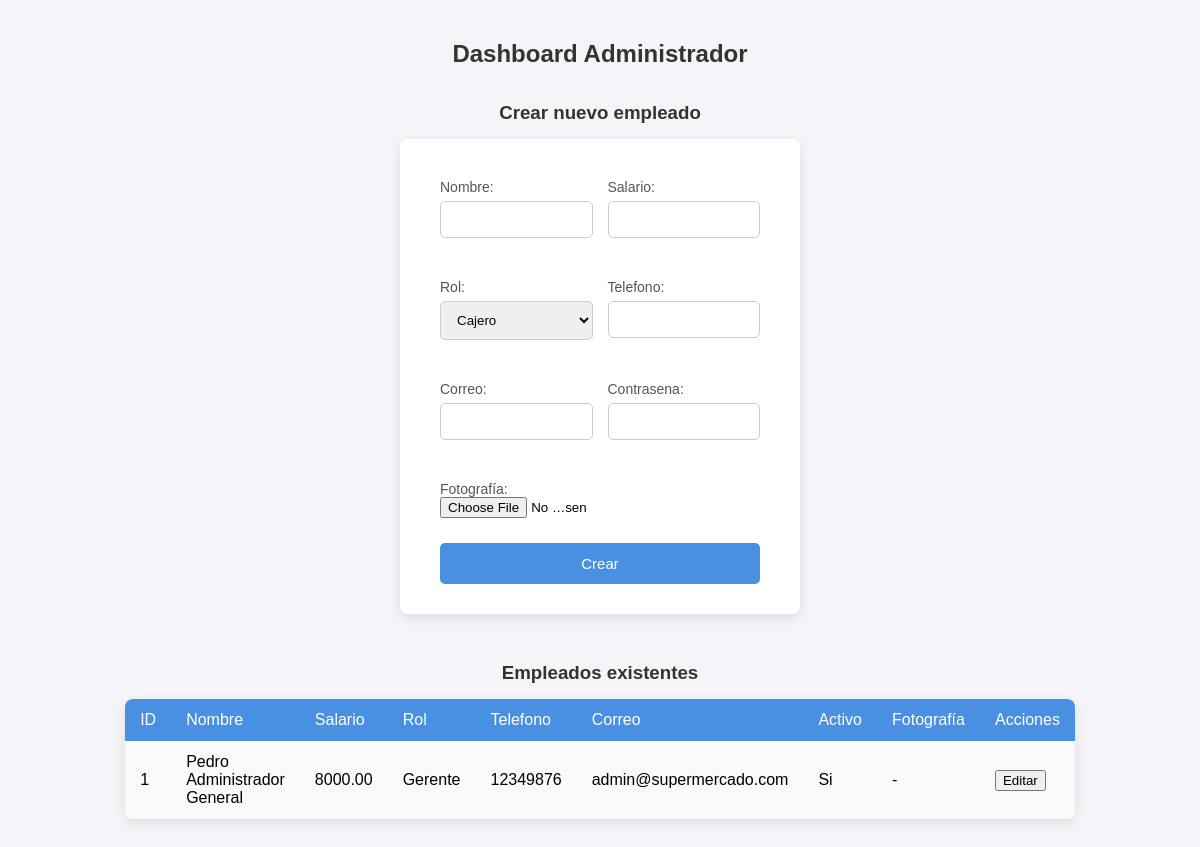
Page /gerencia/admin_dashboard.php (signed in) on the earlier database version.
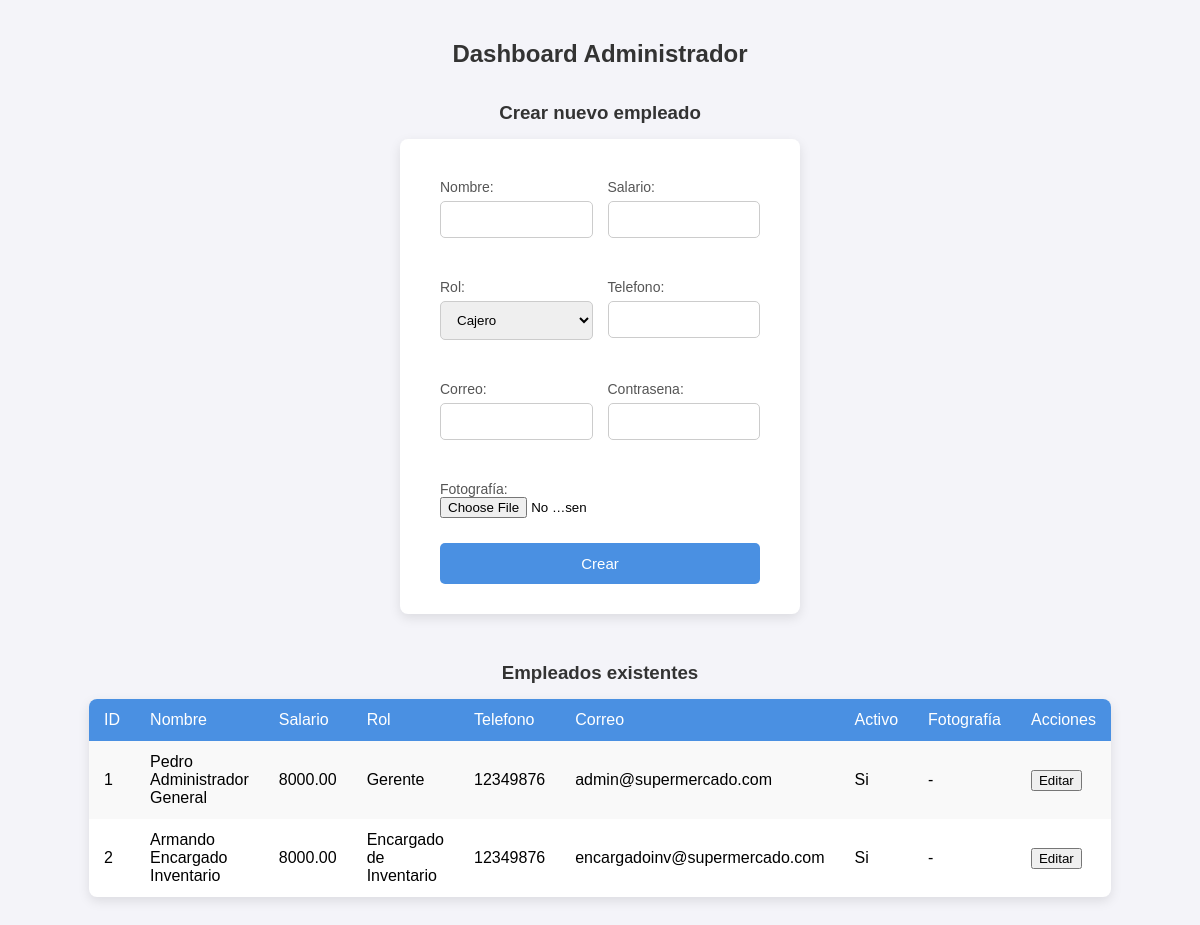
Same page on the later database version.
### tables this page shows
CREATE TABLE empleado (
    id_empleado INT AUTO_INCREMENT PRIMARY KEY,
    nombre VARCHAR(100) NOT NULL,
    salario DECIMAL(10,2) NOT NULL,
    id_rol INT NOT NULL,
    telefono BIGINT,
    correo VARCHAR(100) UNIQUE,
    contrasena VARCHAR(255) NOT NULL,
    estado_activo BOOLEAN DEFAULT TRUE,  
    fotografia VARCHAR(255),         
    FOREIGN KEY (id_rol) REFERENCES rol(id_rol)
);

CREATE TABLE rol (
    id_rol INT AUTO_INCREMENT PRIMARY KEY,
    nombre_rol VARCHAR(50) NOT NULL
);

### gerencia/admin_dashboard.php (the view, shortened to what this page needs)
<?php
$conexion = new mysqli("localhost", "root", "", "Supermercado");
$result = $conexion->query("SELECT e.id_empleado, e.nombre, e.salario, r.nombre_rol, e.telefono, e.correo, e.estado_activo, e.fotografia
                            FROM empleado e
                            JOIN rol r ON e.id_rol = r.id_rol");
?>
<!DOCTYPE html>
<html lang="es">
<head>
    <link rel="stylesheet" href="../estilos.css">
</head>
<body>
    <div class="contenedor">
        <h2>Dashboard Administrador</h2>
        <h3>Crear nuevo empleado</h3>
        <form method="post" action="" enctype="multipart/form-data" class="form-crear-empleado">
            <div class="campo">
                <label>Nombre:</label>
                <input type="text" name="nombre" required>
            </div>
            <div class="campo">
                <label>Salario:</label>
                <input type="number" step="0.01" name="salario" required>
            </div>
            <div class="campo">
                <label>Rol:</label>
                <select name="id_rol">
                    <?php
                    $roles = $conexion->query("SELECT id_rol, nombre_rol FROM rol");
                    while($r = $roles->fetch_assoc()){
                        echo "<option value='{$r['id_rol']}'>{$r['nombre_rol']}</option>";
                    }
                    ?>
                </select>
            </div>
            <div class="campo">
                <label>Telefono:</label>
                <input type="number" name="telefono">
            </div>
            <div class="campo">
                <label>Correo:</label>
                <input type="email" name="correo">
            </div>
            <div class="campo">
                <label>Contrasena:</label>
                <input type="text" name="contrasena" required>
            </div>
            <div class="campo">
                <label>Fotografía:</label>
                <input type="file" name="fotografia" accept="image/*">
            </div>
            <input type="submit" value="Crear">
        </form>
       <h3>Empleados existentes</h3>
<table>
    <tr>
        <th>ID</th>
        <th>Nombre</th>
        <th>Salario</th>
        <th>Rol</th>
        <th>Telefono</th>
        <th>Correo</th>
        <th>Activo</th>
        <th>Fotografía</th>
        <th>Acciones</th>
    </tr>
    <?php while($row = $result->fetch_assoc()): ?>
        <tr>
            <td><?= $row['id_empleado'] ?></td>
            <td><?= $row['nombre'] ?></td>
            <td><?= $row['salario'] ?></td>
            <td><?= $row['nombre_rol'] ?></td>
            <td><?= $row['telefono'] ?></td>
            <td><?= $row['correo'] ?></td>
            <td><?= $row['estado_activo'] ? 'Si' : 'No' ?></td>
            <td>
                <?php if($row['fotografia']): ?>
                    <img src="<?= $row['fotografia'] ?>" alt="Foto" style="width:50px;height:50px;object-fit:cover;border-radius:5px;">
                <?php else: ?>
                    -
                <?php endif; ?>
            </td>
            <td>
                <a href="editar_empleado.php?id=<?= $row['id_empleado'] ?>">
                    <button>Editar</button>
                </a>
            </td>
        </tr>
    <?php endwhile; ?>
</table>
    </div>
</body>
</html>

### estilos.css (style rules this page uses)
.form-crear-empleado { display: flex; flex-wrap: wrap; gap: 15px; justify-content: space-between; }
.form-crear-empleado label { width: 48%; }
.form-crear-empleado input[type="file"] { width: 100%; }
.form-crear-empleado select { width: 100%; }
.form-crear-empleado input { width: 48%; }
.form-crear-empleado input[type="submit"] { width: 100%; margin-top: 10px; }
body { font-family: 'Arial', sans-serif; background-color: #f4f4f9; margin: 0; padding: 20px; }
.contenedor { display: flex; flex-direction: column; align-items: center; }
h2, h3 { text-align: center; color: #333; margin-bottom: 15px; }
form { background-color: #fff; padding: 30px 40px; border-radius: 8px; box-shadow: 0 4px 12px rgba(0,0,0,0.1); width: 320px; margin-bottom: 30px; }
label { font-size: 14px; color: #555; display: block; margin-top: 10px; }
input[type="text"], input[type="number"], input[type="password"], input[type="email"], select { width: 100%; padding: 10px 12px; margin: 6px 0 16px 0; border: 1px solid #ccc; border-radius: 5px; box-sizing: border-box; }
input[type="submit"] { width: 100%; padding: 12px; background-color: #4a90e2; color: white; border: none; border-radius: 5px; cursor: pointer; font-size: 15px; transition: background-color 0.2s ease-in-out; }
table { width: 90%; max-width: 900px; border-collapse: collapse; margin-bottom: 40px; background-color: #fff; box-shadow: 0 4px 12px rgba(0,0,0,0.1); border-radius: 8px; overflow: hidden; }
table th, table td { padding: 12px 15px; text-align: left; }
table th { background-color: #4a90e2; color: white; font-weight: normal; }
table tr:nth-child(even) { background-color: #f9f9f9; }

### gerencia/admin_dashboard.php (style rules this page uses)
.form-crear-empleado { display: grid; grid-template-columns: 1fr 1fr; gap: 15px; }
.form-crear-empleado label { display: block; }
.form-crear-empleado input[type="submit"] { grid-column: 1 / -1; }
.form-crear-empleado input[type="file"] { grid-column: 1 / -1; }

Differences in the rows shown:
added empleado: id_empleado "2", nombre "Armando Encargado Inventario", salario "8000.00", id_rol.nombre_rol "Encargado de Inventario", telefono "12349876", correo "encargadoinv@supermercado.com", estado_activo "Si"
